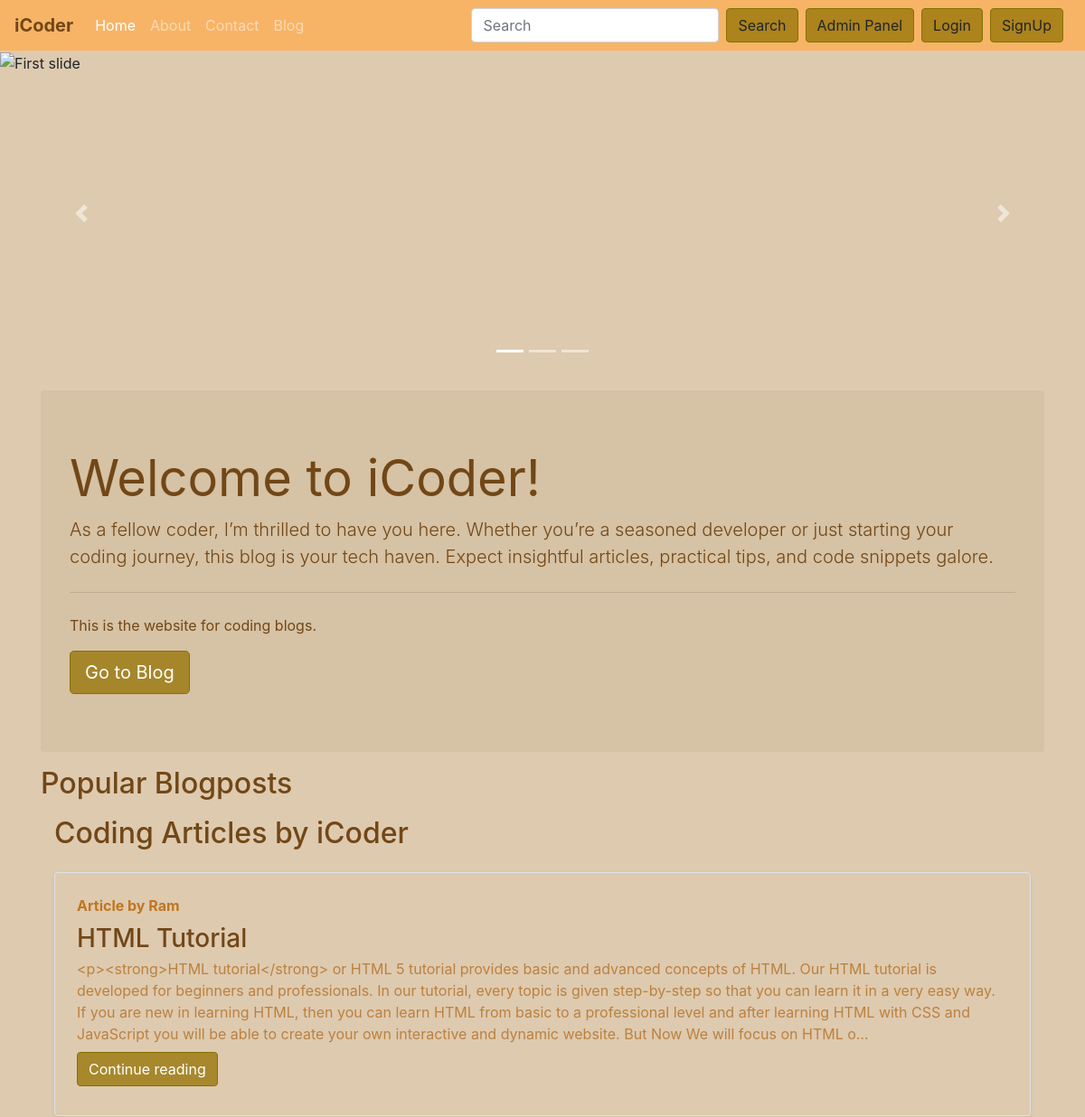
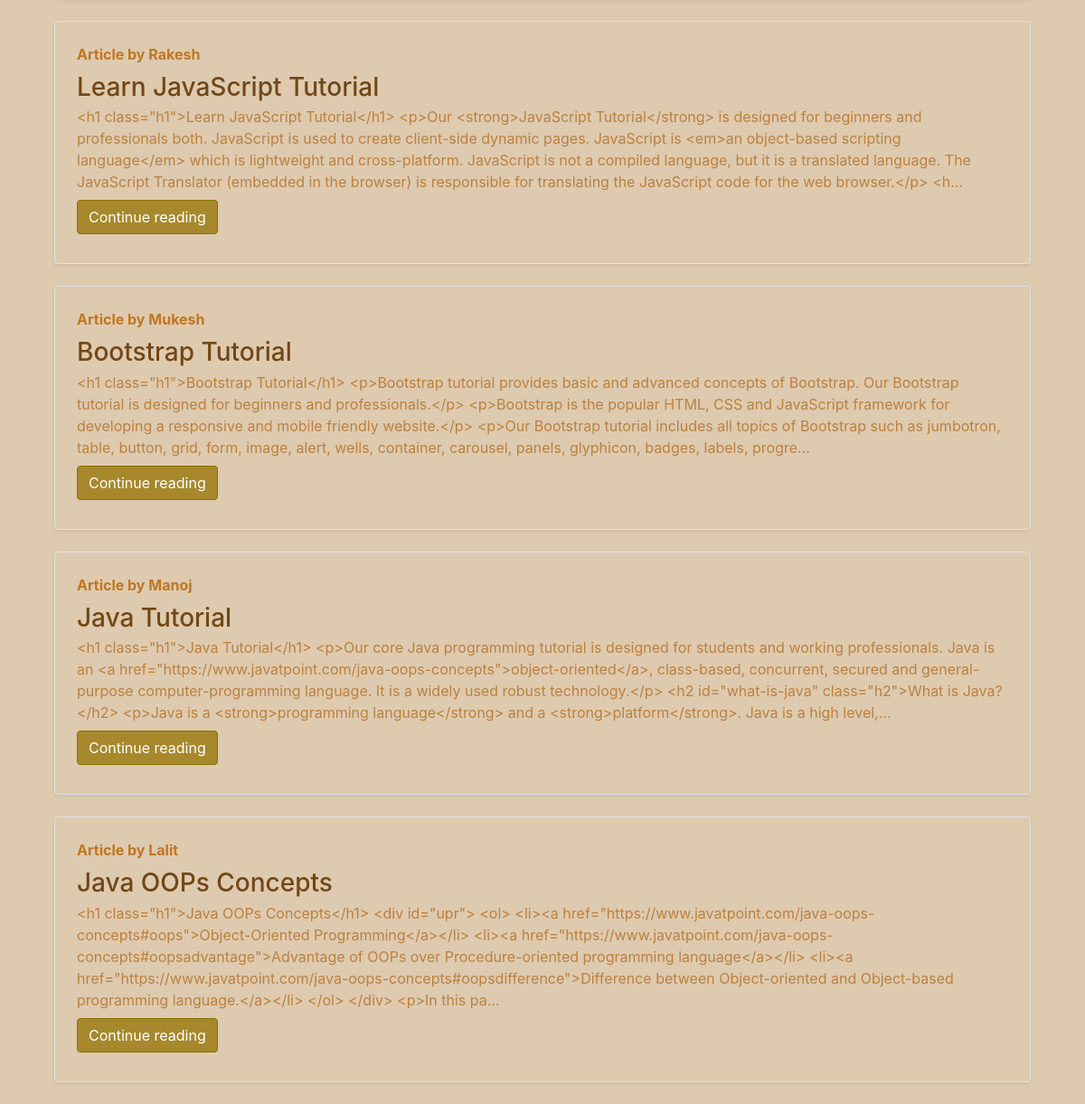
The page / on the database its author committed (2 pictures, top to bottom).
### blog/models.py (models this page shows, shortened)
class Post(models.Model):
    sno=models.AutoField(primary_key=True)
    title=models.CharField(max_length=255)
    author=models.CharField(max_length=14)
    slug=models.CharField(max_length=130)
    views= models.IntegerField(default=0)
    timeStamp=models.DateTimeField(blank=True)
    content=models.TextField()

### home/views.py (the view)
# urls.py: path('', views.home, name='home'),
def home(request):
    allPosts= Post.objects.all()
    context={'allPosts': allPosts}
    return render(request,'home/home.html',context)

### templates/home/home.html (shortened to what this page needs)
{% extends 'base.html' %}
{% block homeactive %}active{% endblock homeactive %}
{% block body %}
  <div id="carouselExampleIndicators" class="carousel slide" data-ride="carousel">
    <ol class="carousel-indicators">
      <li data-target="#carouselExampleIndicators" data-slide-to="0" class="active"></li>
      <li data-target="#carouselExampleIndicators" data-slide-to="1"></li>
      <li data-target="#carouselExampleIndicators" data-slide-to="2"></li>
    </ol>
    <div class="carousel-inner">
      <div class="carousel-item active"  style ="height: 360px;">
        <img style="width:100%; height:360px" src="https://source.unsplash.com/random/?nature,morning" alt="First slide">
      </div>
    </div>
    <a class="carousel-control-prev" href="#carouselExampleIndicators" role="button" data-slide="prev">
      <span class="carousel-control-prev-icon" aria-hidden="true"></span>
    </a>
    <a class="carousel-control-next" href="#carouselExampleIndicators" role="button" data-slide="next">
      <span class="carousel-control-next-icon" aria-hidden="true"></span>
    </a>
  </div>
<div class="container my-3">
<div class="jumbotron my-3 rounded" style='background-color: #c8b39366'>
  <h1 class="display-4"><b style="color: #714717;">Welcome to iCoder!</b></h1>
  <p class="lead" style="color: #714717;">As a fellow coder, I’m thrilled to have you here. Whether you’re a seasoned developer or just starting your coding journey, this blog is your tech haven. Expect insightful articles, practical tips, and code snippets galore. </p>
  <hr class="my-4">
  <p style="color: #714717;">This is the website for coding blogs.</p>
  <a class="btn btn-primary btn-lg" href="/blog" role="button" style='background-color: #987608c7;
  border-color: #867102;'>Go to Blog</a>
  </div>
</div>
<div class="container">
    <h2 style="color: #714717;">Popular Blogposts</h2>
    <div class="container my-3">
      <h2 style='color:#714717'>Coding Articles by iCoder</h2>
      {% for post in allPosts %}
      <div class="row no-gutters border rounded overflow-hidden flex-md-row mb-4 shadow-sm h-md-250 my-4 position-relative">
          <div class="col p-4 d-flex flex-column position-static">
              <strong class="d-inline-block mb-2 " style='color:#c07620'>Article  by {{post.author}}</strong>
              <h3 class="mb-0" style="color: #714717;">{{post.title}}</h3>
              <p class="card-text mb-auto" style="color: #bb813f">{{post.content| truncatechars:500}}</p>
              <div class="my-2">
                <a href="/blog/{{post.slug}}" role="button" class="btn btn-primary" style='background-color: #987608c7;
                  border-color: #867102;'>Continue reading</a>
              </div>
          </div>
          </div>
          {% endfor %}
      </div>
</div>
{% endblock body %}

### rows shown on the page
Post: author "Ram", title "HTML Tutorial", content "<p><strong>HTML tutorial</strong> or HTML 5 tutorial provides basic and advanced concepts of HTML. Our HTML tutorial is developed for beginners and professionals. In our tutorial, every topic is given step-by-step so that you can learn it in a very easy way. If you are new in learning HTML, then you can learn HTML from basic to a professional level and after learning HTML with CSS and JavaScript you will be able to create your own interactive and dynamic website. But Now We will focus on HTML o…"
Post: author "Rakesh", title "Learn JavaScript Tutorial", content "<h1 class=\"h1\">Learn JavaScript Tutorial</h1> <p>Our <strong>JavaScript Tutorial</strong> is designed for beginners and professionals both. JavaScript is used to create client-side dynamic pages. JavaScript is <em>an object-based scripting language</em> which is lightweight and cross-platform. JavaScript is not a compiled language, but it is a translated language. The JavaScript Translator (embedded in the browser) is responsible for translating the JavaScript code for the web browser.</p> <h…"
Post: author "Mukesh", title "Bootstrap Tutorial", content "<h1 class=\"h1\">Bootstrap Tutorial</h1> <p>Bootstrap tutorial provides basic and advanced concepts of Bootstrap. Our Bootstrap tutorial is designed for beginners and professionals.</p> <p>Bootstrap is the popular HTML, CSS and JavaScript framework for developing a responsive and mobile friendly website.</p> <p>Our Bootstrap tutorial includes all topics of Bootstrap such as jumbotron, table, button, grid, form, image, alert, wells, container, carousel, panels, glyphicon, badges, labels, progre…"
Post: author "Manoj", title "Java Tutorial", content "<h1 class=\"h1\">Java Tutorial</h1> <p>Our core Java programming tutorial is designed for students and working professionals. Java is an <a href=\"https://www.javatpoint.com/java-oops-concepts\">object-oriented</a>, class-based, concurrent, secured and general-purpose computer-programming language. It is a widely used robust technology.</p> <h2 id=\"what-is-java\" class=\"h2\">What is Java?</h2> <p>Java is a <strong>programming language</strong> and a <strong>platform</strong>. Java is a high level,…"
Post: author "Lalit", title "Java OOPs Concepts", content "<h1 class=\"h1\">Java OOPs Concepts</h1> <div id=\"upr\"> <ol> <li><a href=\"https://www.javatpoint.com/java-oops-concepts#oops\">Object-Oriented Programming</a></li> <li><a href=\"https://www.javatpoint.com/java-oops-concepts#oopsadvantage\">Advantage of OOPs over Procedure-oriented programming language</a></li> <li><a href=\"https://www.javatpoint.com/java-oops-concepts#oopsdifference\">Difference between Object-oriented and Object-based programming language.</a></li> </ol> </div> <p>In this pa…"
